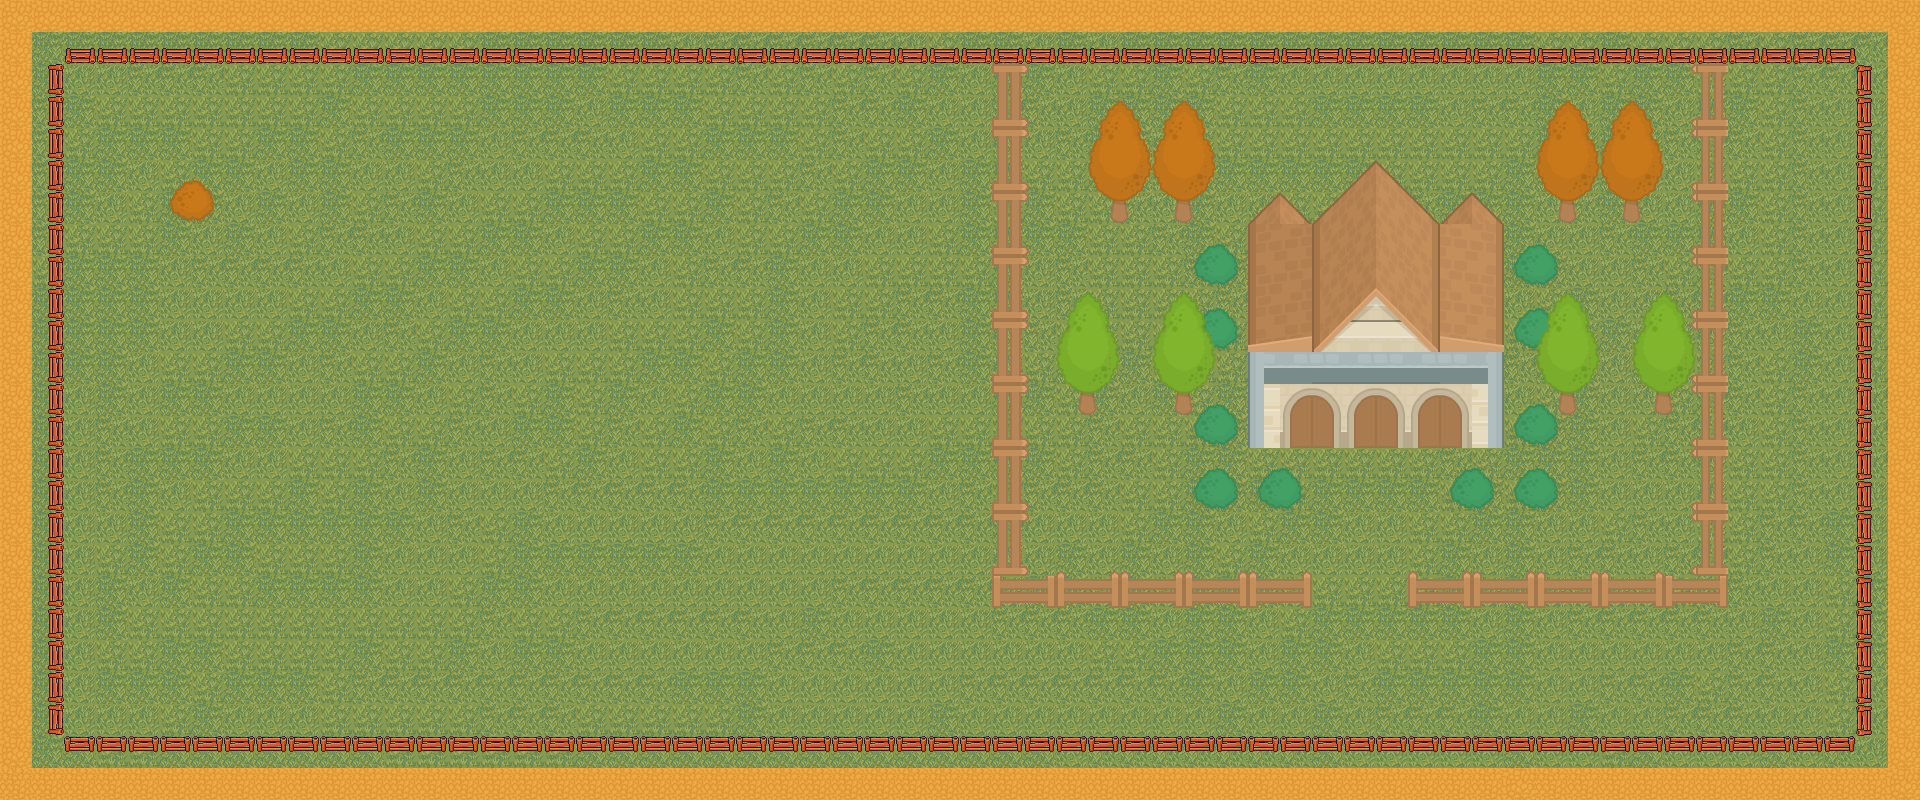

Below is a game level as drawn by its tile map, then a one-line description and the .tmx that defines it (tile-layer data replaced by summaries):
An orthogonal 60x25 tile map with 32x32 px tiles, 5 tile layers (Tile Layer 1, bushes, obstable 2, obstacles, ...), 5 tilesets.

<map version="1.0" orientation="orthogonal" renderorder="right-down" width="60" height="25" tilewidth="32" tileheight="32" nextobjectid="1">
 <tileset firstgid="1" name="rpg-autumn-v2" tilewidth="32" tileheight="32" tilecount="54">
  <image source="../img/rpg-autumn-v2.png" width="304" height="208" />
 </tileset>
 <tileset firstgid="55" name="rpg-autumn" tilewidth="32" tileheight="32" tilecount="54">
  <image source="../img/rpg-autumn.png" width="304" height="208" />
 </tileset>
 <tileset firstgid="109" name="overworld_1" tilewidth="32" tileheight="32" tilecount="40">
  <image source="../img/overworld_1.png" width="336" height="144" />
 </tileset>
 <tileset firstgid="149" name="RPGpack_sheet_2X" tilewidth="32" tileheight="32" tilecount="4160">
  <image source="../img/RPGpack_sheet_2X.png" width="2560" height="1664" />
 </tileset>
 <tileset firstgid="4309" name="RPGpack_sheet" tilewidth="32" tileheight="32" tilecount="1040">
  <image source="../img/RPGpack_sheet.png" width="1280" height="832" />
 </tileset>
 <layer name="Tile Layer 1" width="60" height="25">
  <data>[1500 cells, 1500 non-empty, 6 distinct tile ids]</data>
 </layer>
 <layer name="bushes" width="60" height="25">
  <data>[1500 cells, 93 non-empty, 10 distinct tile ids]</data>
 </layer>
 <layer name="obstable 2" width="60" height="25">
  <properties>
   <property name="collision" value="1" />
  </properties>
  <data>[1500 cells, 99 non-empty, 19 distinct tile ids]</data>
 </layer>
 <layer name="obstacles" width="60" height="25">
  <properties>
   <property name="collision" value="1" />
  </properties>
  <data>[1500 cells, 210 non-empty, 47 distinct tile ids]</data>
 </layer>
 <layer name="sky" width="60" height="25">
  <properties>
   <property name="sky" value="1" />
  </properties>
  <data>[1500 cells, 60 non-empty, 22 distinct tile ids]</data>
 </layer>
</map>
